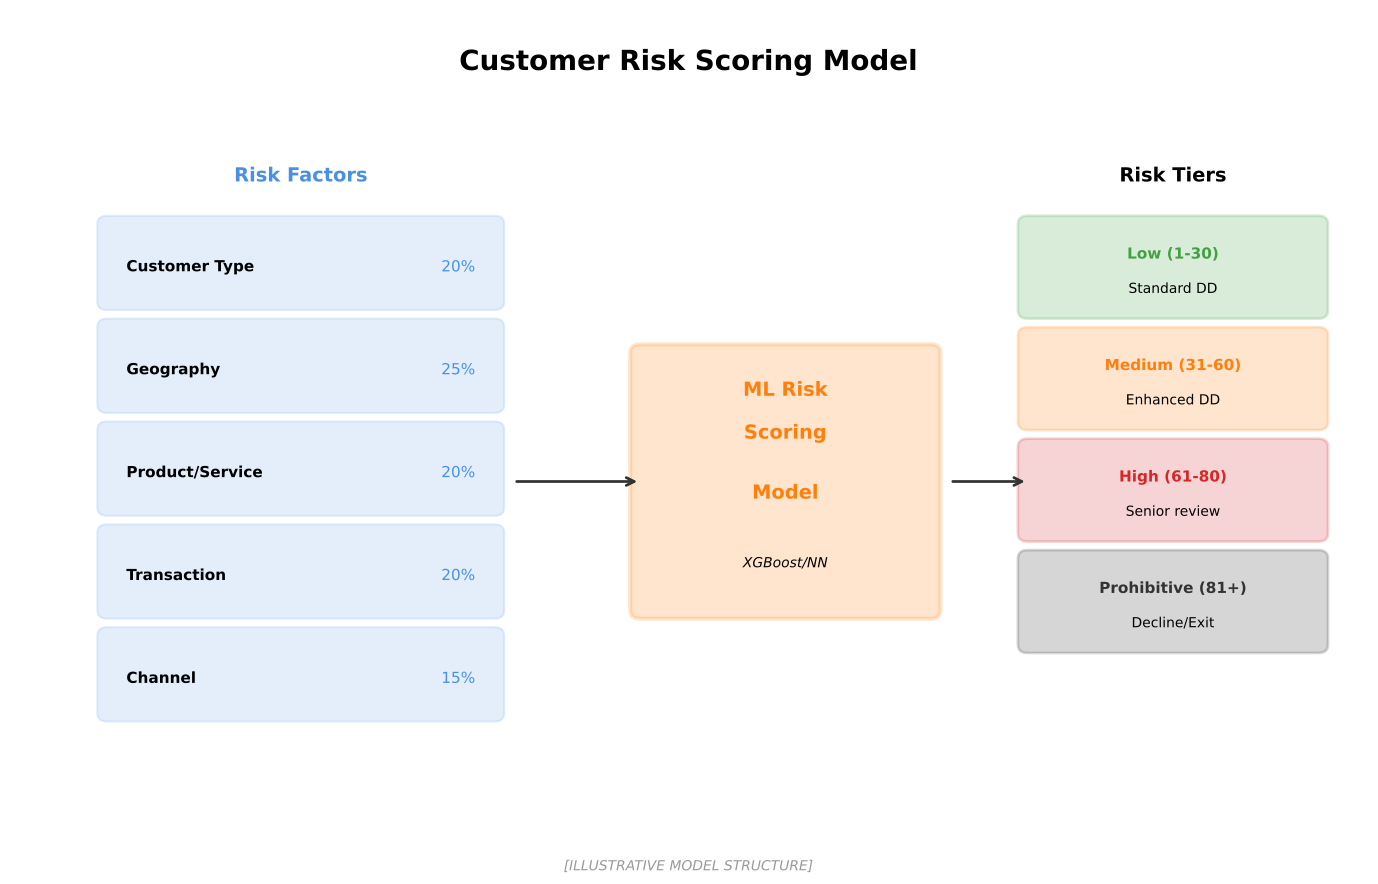

Write the Python code that produced this figure.
"""
Risk Scoring Model
Shows customer risk scoring model

Output: risk_scoring_model.pdf
Module: module_01_fintech
Lesson: 10 - RegTech
"""

from pathlib import Path
import matplotlib.pyplot as plt
import matplotlib.patches as mpatches
import numpy as np

CHART_METADATA = {
    'title': 'Risk Scoring Model',
    'module': 'module_01_fintech',
    'lesson': 10,
    'url': 'https://github.com/Digital-AI-Finance/digital-finance/tree/main/module_01_fintech/figures/risk_scoring_model'
}

plt.rcParams.update({
    'font.size': 14,
    'axes.labelsize': 14,
})

def create_chart():
    """Create risk scoring model diagram"""
    fig, ax = plt.subplots(figsize=(14, 9))
    ax.set_xlim(0, 14)
    ax.set_ylim(0, 10)
    ax.axis('off')

    # Title
    ax.text(7, 9.3, 'Customer Risk Scoring Model', fontsize=20, fontweight='bold', ha='center')

    # Risk factors
    factors = [
        {'name': 'Customer Type', 'weight': '20%', 'items': ['Individual', 'Corporate', 'Non-profit']},
        {'name': 'Geography', 'weight': '25%', 'items': ['Country risk', 'Jurisdiction', 'FATF status']},
        {'name': 'Product/Service', 'weight': '20%', 'items': ['Cash-intensive', 'Cross-border', 'Anonymous']},
        {'name': 'Transaction', 'weight': '20%', 'items': ['Volume', 'Patterns', 'Counterparties']},
        {'name': 'Channel', 'weight': '15%', 'items': ['In-person', 'Online', 'Third-party']},
    ]

    # Input factors on left
    ax.text(3, 8, 'Risk Factors', fontsize=14, fontweight='bold', ha='center', color='#4A90E2')
    for i, factor in enumerate(factors):
        y = 7 - i * 1.2
        box = mpatches.FancyBboxPatch((1, y-0.4), 4, 0.9,
                                       boxstyle='round,pad=0.1',
                                       facecolor='#4A90E2', alpha=0.15,
                                       edgecolor='#4A90E2', lw=1.5)
        ax.add_patch(box)
        ax.text(1.2, y, factor['name'], fontsize=11, fontweight='bold', va='center')
        ax.text(4.8, y, factor['weight'], fontsize=11, ha='right', va='center', color='#4A90E2')

    # Arrow to model
    ax.annotate('', xy=(6.5, 4.5), xytext=(5.2, 4.5),
               arrowprops=dict(arrowstyle='->', color='#333333', lw=2))

    # Model box
    model_box = mpatches.FancyBboxPatch((6.5, 3), 3, 3,
                                         boxstyle='round,pad=0.1',
                                         facecolor='#FF7F0E', alpha=0.2,
                                         edgecolor='#FF7F0E', lw=3)
    ax.add_patch(model_box)
    ax.text(8, 5.5, 'ML Risk', ha='center', fontsize=14, fontweight='bold', color='#FF7F0E')
    ax.text(8, 5, 'Scoring', ha='center', fontsize=14, fontweight='bold', color='#FF7F0E')
    ax.text(8, 4.3, 'Model', ha='center', fontsize=14, fontweight='bold', color='#FF7F0E')
    ax.text(8, 3.5, 'XGBoost/NN', ha='center', fontsize=10, style='italic')

    # Arrow to output
    ax.annotate('', xy=(10.5, 4.5), xytext=(9.7, 4.5),
               arrowprops=dict(arrowstyle='->', color='#333333', lw=2))

    # Risk tiers output
    ax.text(12, 8, 'Risk Tiers', fontsize=14, fontweight='bold', ha='center')
    tiers = [
        {'name': 'Low (1-30)', 'color': '#44A044', 'action': 'Standard DD'},
        {'name': 'Medium (31-60)', 'color': '#FF7F0E', 'action': 'Enhanced DD'},
        {'name': 'High (61-80)', 'color': '#D62728', 'action': 'Senior review'},
        {'name': 'Prohibitive (81+)', 'color': '#333333', 'action': 'Decline/Exit'},
    ]

    for i, tier in enumerate(tiers):
        y = 7 - i * 1.3
        box = mpatches.FancyBboxPatch((10.5, y-0.5), 3, 1,
                                       boxstyle='round,pad=0.1',
                                       facecolor=tier['color'], alpha=0.2,
                                       edgecolor=tier['color'], lw=2)
        ax.add_patch(box)
        ax.text(12, y+0.1, tier['name'], ha='center', fontsize=11, fontweight='bold', color=tier['color'])
        ax.text(12, y-0.3, tier['action'], ha='center', fontsize=10)

    # Source
    fig.text(0.5, 0.02, '[ILLUSTRATIVE MODEL STRUCTURE]',
            fontsize=10, ha='center', style='italic', color='#999999')

    plt.tight_layout()

    output_path = Path(__file__).parent / 'risk_scoring_model.pdf'
    plt.savefig(output_path, format='pdf', dpi=300, bbox_inches='tight')
    plt.close()
    print(f"Chart saved to: {output_path}")
    return output_path

if __name__ == '__main__':
    create_chart()
